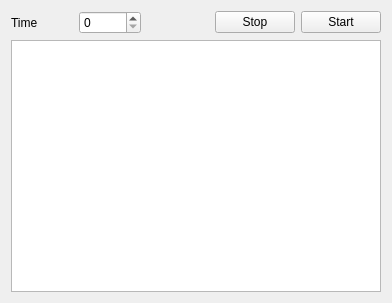
<?xml version="1.0" encoding="UTF-8"?>
<ui version="4.0">
 <class>Form</class>
 <widget class="QWidget" name="Form">
  <property name="geometry">
   <rect>
    <x>0</x>
    <y>0</y>
    <width>392</width>
    <height>303</height>
   </rect>
  </property>
  <property name="windowTitle">
   <string>Form</string>
  </property>
  <layout class="QVBoxLayout" name="verticalLayout_2">
   <item>
    <layout class="QHBoxLayout" name="horizontalLayout">
     <item>
      <widget class="QLabel" name="label">
       <property name="text">
        <string>Time</string>
       </property>
      </widget>
     </item>
     <item>
      <widget class="QSpinBox" name="time"/>
     </item>
     <item>
      <widget class="QLabel" name="label_2">
       <property name="text">
        <string/>
       </property>
      </widget>
     </item>
     <item>
      <widget class="QPushButton" name="stop">
       <property name="text">
        <string>Stop</string>
       </property>
      </widget>
     </item>
     <item>
      <widget class="QPushButton" name="start">
       <property name="text">
        <string>Start</string>
       </property>
      </widget>
     </item>
    </layout>
   </item>
   <item>
    <widget class="QListView" name="listView"/>
   </item>
  </layout>
 </widget>
 <resources/>
 <connections/>
</ui>
